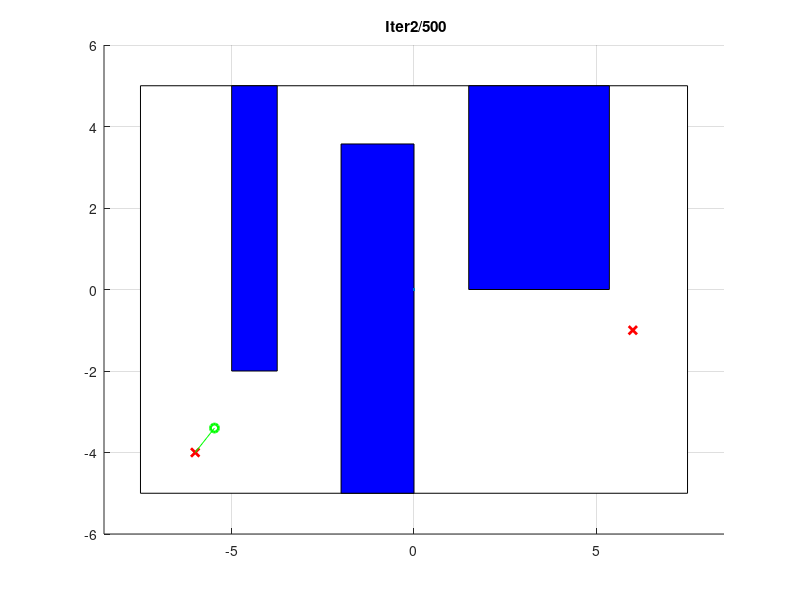

MATLAB code for this plot: (Note: this script raises an error after producing the figure.)
%% Initialisation
clear;
close all;
clc;

%% Map initialization
H = 10;
W = 15;
res = 0.2;
[X, Y] = meshgrid([-W/2:res:W/2], [-H/2:res:H/2]);
map = zeros(H/0.2+1, W/0.2+1);

% Obstacles [x1, y1, x2, y2]'
obstacles = [[-W/3; H/2; -W/4; -H/5], [-2; H/2.8; 0; -H/2], [W/10; H/2; W/2.8; 0]];
% Start / End
x0 = [-6; -4];
xd = [6; -1];

% Plot Map
figure(1);
rectangle('Position', [-W/2, -H/2, W, H], 'FaceColor', 'white');
for k = 1:size(obstacles, 2)
    obsk = obstacles(:, k);
    obsk = [obsk(1), obsk(4), obsk(3)-obsk(1), obsk(2)-obsk(4)];
    hold on;
    rectangle('Position', obsk, 'FaceColor', 'blue');
end
hold on;
plot([x0(1), xd(1)], [x0(2), xd(2)], 'rx', 'LineWidth', 2);

xlim([-W/2-1 W/2+1]);
ylim([-H/2-1 H/2+1]);
grid on;

%% RAPIDLY EXPLORING RANDOM TREES (RRT)
% Initialize tree, step size, distribution, etc..
Nmax = 500; % Max number of points
K = 5; % Number of neirest neighboors
l = 0.8;
lmax = 1.;
use_rrt_star = true;
dt = 0.1;
tree = {};
tree{1} = {x0, 0, 0}; % {coordinates, parent index, cost}
hold on; 
p = plot(0, 0);
disp("Press any key to start RRT..");
pause;

tic
for i=2:1:Nmax
    collision=true;
    while(collision)
        % Sample randomly (uniform) one point in the map
        Xi = (rand([2, 1])-0.5) .* [W; H];

        % Take the closest point from the tree
        dist_min = 1e6;
        idx_min = -1;
        for j = 1:i-1
            dist = norm(tree{j}{1} - Xi, 2);
            if dist < dist_min
                dist_min = dist;
                idx_min = j;
            end
        end

        costi = norm(Xi - tree{idx_min}{1}, 2);
        u = (Xi - tree{idx_min}{1})/costi;
        xi = tree{idx_min}{1} + l*u;
        
        % Check if the new point is feasible (no collisions)
        collision = false;
        if xi(1) >= W/2 || xi(1) <= -W/2 || xi(2) >= H/2 || xi(2) <= -H/2 % Check that points remain within the arena
            collision=true;
        else
            for k=1:size(obstacles, 2)
                obsk = obstacles(:, k);
                if xi(1) <= obsk(3) && xi(1) >= obsk(1) && xi(2) <= obsk(2) && xi(2) >= obsk(4) % Check for obstacle collision
                    collision=true;
                end
            end
        end
    end
    
    % Check neighborhood to see if the cost is smaller
    if i>2 && use_rrt_star% Without that condition, we only have the starting point in the tree
        [DNN, INN, XNN] = knn(xi, tree, K);
        min_cost = tree{idx_min}{3} + costi;
        for k = 1:size(XNN, 2) % Go through the kNN and see if the total cost is smaller than with initial parent
            costk = tree{INN(k)}{3} + DNN(k);
            if costk < min_cost && DNN(k) < lmax
                min_cost = costk;
                idx_min = INN(k);
                costi = DNN(k);
            end
        end
        
        hold on;
        delete(p)
        p = plot(XNN(1, :), XNN(2, :), 'o', 'Color', 'red');
    end
    
    
    % Add it to the tree
    tree{i} = {xi, idx_min, costi + tree{idx_min}{3}};
    % Plot new link
    xparent = tree{idx_min}{1};
    hold on;
    plot(xi(1), xi(2), 'o', 'LineWidth', 2, 'Color', 'green');
    hold on;
    plot([xi(1), xparent(1)], [xi(2), xparent(2)], 'Color', 'green');
    title(strcat(" Iter ", num2str(i), "/ ", num2str(Nmax)));
    
    
    % Stop if the point is within the tolerance
    if norm(xi - xd, 2) < 1
        break;
    end
    
    pause(dt);
end
toc

%% Plot final trajectory
trajectory = [];
idx = i;
while idx ~= 0
    trajectory = [tree{idx}{1} trajectory];
    idx = tree{idx}{2};
end

hold on;
plot(trajectory(1, :), trajectory(2, :), 'Color', 'red', 'LineWidth', 3);
title("Final Cost : ", num2str(tree{i}{3}));
%% FUNCTION
function [D, I, X] = knn(x, tree, K)
    dist = [];
    idx = [];
    for i = 1:length(tree)
        [dist, I] = sort([dist, norm(tree{i}{1}-x, 2)]);
        idx = [idx, i];
        idx = idx(I);        
    end
    if K > i
        K = i-1;
    end
    X = [];
    D = [];
    for k=1:K
        X = [tree{idx(k)}{1} X];
        D = [dist(idx(k)) D];
    end
    I = idx;
end



